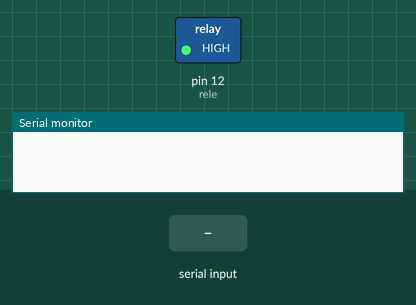
Bench run of a sketch on a simulated Arduino Uno, built with avr-gcc and run on an emulated ATmega328P. Shown: switched loads named in the sketch (green lamp = pin HIGH), the last lines printed to the serial monitor. The test bench sets the inputs (shaded band).

Above: at 1.2 s.
1.3 s: "a" received over Serial
At 1.9 s:
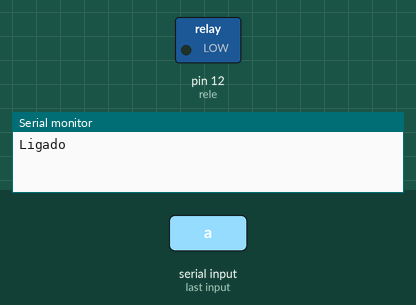
2.8 s: "b" received over Serial
At 4.2 s:
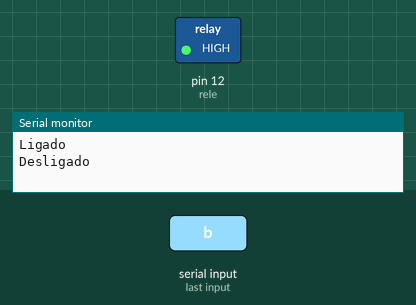
Timing chart, 0 to 5.8 s (numbered marks = the images above; inputs shaded):
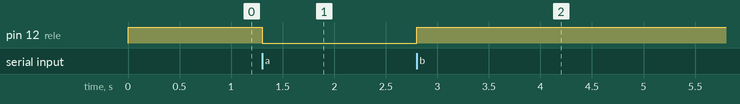

The sketch:

testeMotor.ino
```cpp
#include <SoftwareSerial.h> // Monitor serial

int rele = 12;

void setup()
{
  //início da comunicação serial
  Serial.begin(9600);

  //relé
  pinMode(rele, OUTPUT);
  digitalWrite(rele, 1);
}

void loop()
{
  char caracter = Serial.read();
  if (caracter == 'a'){
    Serial.println("Ligado");
    digitalWrite(rele, 0);
    delay(1000);
  }
  if (caracter == 'b'){
    Serial.println("Desligado");
    digitalWrite(rele, 1);
  }

}
```

Measured:
- after the input at 1.3 s, pin 12 (rele): HIGH → LOW at once
- after the input at 2.8 s, pin 12 (rele): LOW → HIGH at once
